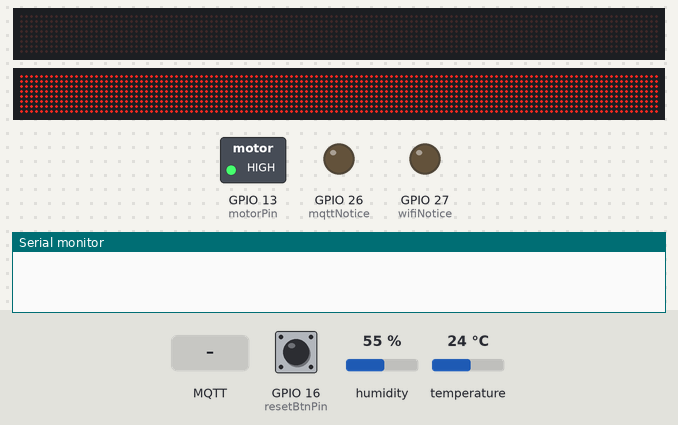
Recording of a sketch running on a simulated ESP32. On the bench: 2 × 128×8 LED matrix, switched loads named in the sketch (green lamp = pin HIGH), output pins drawn as LEDs (lit = HIGH), the last lines printed to the serial monitor. The inputs (shaded band) are chosen by the test bench; at power-on: temperature 24 °C, GPIO 16 (resetBtnPin) HIGH, humidity 55 %. WiFi joins after 1.5 s; servers stay silent unless stated; no MQTT or app messages arrive unless stated.

Above: at 2.6 s.
2.7 s: MQTT message "1" arrives on the first subscribed topic
At 3.7 s:
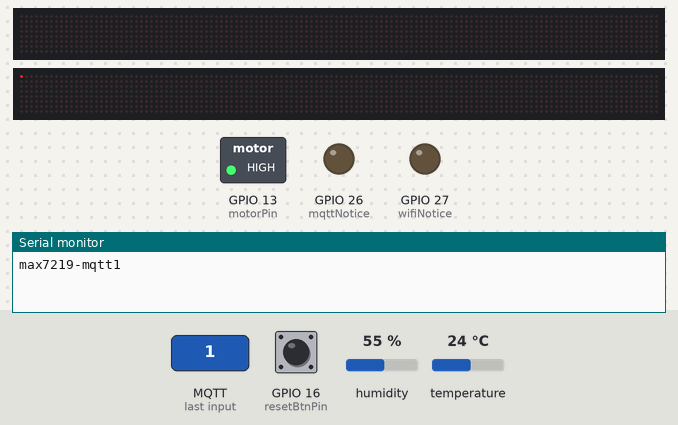
4.2 s: temperature set to 11 °C
6.6 s: temperature set to 8 °C
At 8.5 s:
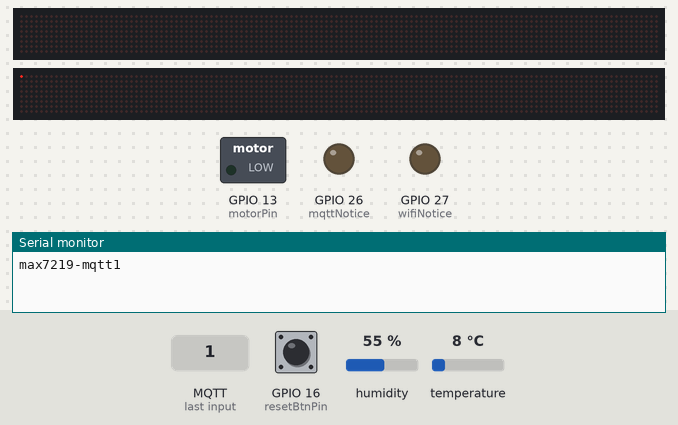
12.1 s: temperature set to 12 °C
At 14.6 s:
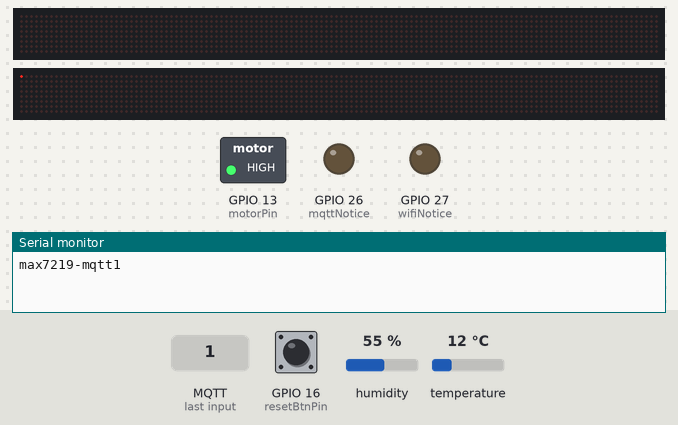
Timing chart, 0 to 16.0 s (numbered marks = the images above; inputs shaded):
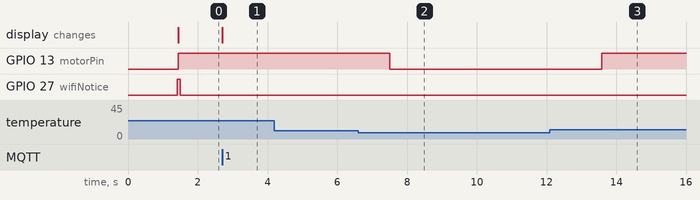

Measured:
- the behaviour switches between 10 and 9 °C on temperature (found by bisection; images 1 and 2)
- after the input at 2.7 s, the display: changes at once (image 1)
- after the input at 4.2 s, every drawn part: stays the same
- after the input at 6.6 s, GPIO 13 (motorPin): HIGH → LOW after 0.91 s
- after the input at 12.1 s, GPIO 13 (motorPin): LOW → HIGH after 1.5 s

The sketch:

MAX7219.ino
```cpp
#include <stdint.h>
#include <MD_Parola.h>
#include <MD_MAX72xx.h>
#define HARDWARE_TYPE MD_MAX72XX::GENERIC_HW
#define DEVICE_NUMBER 16
#include <WiFi.h>
#include <PubSubClient.h>
#define MQTT_SERVER_IP "mqttgo.io"
#define MQTT_SERVER_PORT 1883
#define MQTT_ID ""
#define MQTT_USERNAME ""
#define MQTT_PASSWORD ""
#include <DHT.h>
#include <ezButton.h>

// 彈跳按鈕
int resetBtnPin = 16;
ezButton resetBtn(resetBtnPin);
int btnDelay = 50;
// 迴圈最多跑幾次??
int maxLoop = 2;
// 溫度基準
float balanceTempture = 10;
// 濕度基準
float balanceHumi = 0;
// max7219顯示模式1
uint8_t mqtt1[16][8] = {{255, 255, 255, 255, 255, 255, 255, 255}, {255, 255, 255, 255, 255, 255, 255, 255}, {255, 255, 255, 255, 255, 255, 255, 255}, {255, 255, 255, 255, 255, 255, 255, 255},{255, 255, 255, 255, 255, 255, 255, 255}, {255, 255, 255, 255, 255, 255, 255, 255}, {255, 255, 255, 255, 255, 255, 255, 255}, {255, 255, 255, 255, 255, 255, 255, 255},
{255, 255, 255, 255, 255, 255, 255, 255}, {255, 255, 255, 255, 255, 255, 255, 255}, {255, 255, 255, 255, 255, 255, 255, 255}, {255, 255, 255, 255, 255, 255, 255, 255},{255, 255, 255, 255, 255, 255, 255, 255}, {255, 255, 255, 255, 255, 255, 255, 255}, {255, 255, 255, 255, 255, 255, 255, 255}, {255, 255, 255, 255, 255, 255, 255, 255}};
// max7219顯示模式2
uint8_t mqtt2[16][8] = {{0, 0, 0, 0, 0, 0, 0, 0}, {0, 0, 0, 0, 0, 0, 0, 0}, {0, 0, 0, 0, 0, 0, 0, 0}, {0, 0, 0, 0, 0, 0, 0, 0},{0, 0, 0, 0, 0, 0, 0, 0}, {0, 0, 0, 0, 0, 0, 0, 0}, {0, 0, 0, 0, 0, 0, 0, 0}, {0, 0, 0, 0, 0, 0, 0, 0},
{0, 0, 0, 0, 0, 0, 0, 0}, {0, 0, 0, 0, 0, 0, 0, 0}, {0, 0, 0, 0, 0, 0, 0, 0}, {0, 0, 0, 0, 0, 0, 0, 0},{0, 0, 0, 0, 0, 0, 0, 0}, {0, 0, 0, 0, 0, 0, 0, 0}, {0, 0, 0, 0, 0, 0, 0, 0}, {0, 0, 0, 0, 0, 0, 0, 0}};
// char *max7219Char;
// String max7219Str="";
MD_Parola myDisplay = MD_Parola(HARDWARE_TYPE,25,32,33,DEVICE_NUMBER);
MD_MAX72XX mx = MD_MAX72XX(HARDWARE_TYPE,25,32,33,DEVICE_NUMBER);

// wifi 連線資料
char _lwifi_ssid[] = "Gary";
char _lwifi_pass[] = "0972728710";
//char _lwifi_ssid[] = "CMoney";
//char _lwifi_pass[] = "xyz8888888";
// MQTT接收的主題
String receivedTopic="";
// MQTT接收的資料
String receivedMsg="";
// bool waitForE=true;
// bool ended=true;
// bool pubCtrl=false;
WiFiClient mqttClient;
PubSubClient myClient(mqttClient);
DHT dht11_p25(23, DHT11);
// 把MQTT字串轉為 max7219用的資料，所需要的暫存參數
uint8_t myBitmap_max7219[8] ={0};
// 若連不上MQTT，延遲N秒再嘗試
int connectMQTTDelay = 2000;
// 若連不上wifi，延遲N秒再嘗試
int connectWIFIDelay = 500;
// HC-SR501紅外線模組
int infraredPin = 4;
int lastInfraredMode = 0; // 上次運行哪一種模式?  0是紅外線沒偵測到人
int infraedFunc = 0; // 紅外線功能是否開啟
// 馬達功能是否開啟
int motorPin = 13;
int motorFunc = 1;
// LED提示連線PIN
int wifiNotice = 27;
int mqttNotice = 26;
// MQTT 所要連上的Topic
String mqtt1Topic = "max7219-mqtt1";
String mqtt2Topic = "max7219-mqtt2";
String mqtt_Setting = "max7219-setting";
//
void connectMQTT(bool needDelay = true){
  int impLoop = 0;
  if(needDelay){
    while (!myClient.connected() && impLoop < maxLoop){
      if (!myClient.connect(MQTT_ID,MQTT_USERNAME,MQTT_PASSWORD)){
        delay(connectMQTTDelay);
        impLoop++;
      }
    }
  }
  myClient.connect(MQTT_ID,MQTT_USERNAME,MQTT_PASSWORD);
  myClient.subscribe(String(mqtt1Topic).c_str());
  myClient.subscribe(String(mqtt2Topic).c_str());
  myClient.subscribe(String(mqtt_Setting).c_str());
}

void connectWIFI(bool needDelay = true){
  WiFi.disconnect();
  WiFi.softAPdisconnect(true);
  WiFi.mode(WIFI_STA);
  WiFi.begin(_lwifi_ssid, _lwifi_pass);
  int impLoop = 0;
  if(needDelay){
    while (WiFi.status() != WL_CONNECTED && impLoop < maxLoop){
      delay(connectWIFIDelay);
      impLoop++;
    }
  }
  delay(300);
}

void strToUint8(String str, uint8_t mqtt[][8],int rows,int cols) {
  for (int i = 0; i < rows; i++) {
    for (int j = 0; j < cols; j++) {
      String subStr = str.substring((i * 8 + j) * 8, (i * 8 + j + 1) * 8);
      mqtt[i][j] = strtol(subStr.c_str(), NULL, 2);
    }
  }
}

void mqttCallback(char* topic, byte* payload, unsigned int length){
  receivedTopic=String(topic);
  receivedMsg="";
  for (unsigned int myIndex = 0; myIndex < length; myIndex++)
  {
    receivedMsg += (char)payload[myIndex];
  }
  receivedMsg.trim();
  Serial.println(receivedTopic);
  if(receivedTopic == mqtt1Topic){
    strToUint8(receivedMsg, mqtt1,16,8);
  }
  if(receivedTopic == mqtt2Topic){
    strToUint8(receivedMsg, mqtt2,16,8);
  }
  if(receivedTopic == mqtt_Setting){
    infraedFunc = receivedMsg.charAt(0) - '0';
    motorFunc = receivedMsg.charAt(1) - '0';;
  }
  if(!infraedFunc){
    initMax7219(mqtt1);
    lastInfraredMode = 0;
  }; // 紅外線功能沒有開啟，則預設顯示MQTT1
}

void initMax7219(byte mqtt[16][8]){
  for(int i=0;i<DEVICE_NUMBER;i++){
    for(int j=0;j<8;j++){
      myBitmap_max7219[j]=mqtt[i][j];
    }
    mx.setBuffer((DEVICE_NUMBER-i)*8-1, 8, myBitmap_max7219);
  }
}


void setup()
{
  Serial.begin(115200);
  // 防彈跳按鈕的延遲
  resetBtn.setDebounceTime(btnDelay);
  pinMode(resetBtnPin, INPUT_PULLUP);
  // max7219初始化
  myDisplay.begin();
  myDisplay.displayClear();
  mx.begin();
//  mx.control(MD_MAX72XX::INTENSITY, 0);
  mx.control(MD_MAX72XX::INTENSITY, 15);
  // HC-HR501
  pinMode(infraredPin, INPUT);
  digitalWrite(infraredPin, LOW);
  // WIFI提示的LED狀態
  pinMode(wifiNotice, OUTPUT);
  digitalWrite(wifiNotice, LOW);
  // MQTT提示的LED狀態
  pinMode(mqttNotice, OUTPUT);
  digitalWrite(mqttNotice, LOW);
  // WIFI連線
  connectWIFI();
  // MQTT
  myClient.setServer(MQTT_SERVER_IP, MQTT_SERVER_PORT);
  myClient.setCallback(mqttCallback);
  connectMQTT();
  dht11_p25.begin();
  // 宣告馬達驅動
  pinMode(motorPin, OUTPUT);
  digitalWrite(motorPin, LOW);
  // 預設顯示mqtt1
  initMax7219(mqtt1);
}

void loop()
{
  myClient.loop();
  resetBtn.loop();
  //
  if(resetBtn.isPressed()) {
    Serial.println("按鈕被按下");
    if ((WiFi.status() != WL_CONNECTED)) {
      connectWIFI();
    }
    if(!myClient.connected()) {
      connectMQTT();
    }
  }

  if ((WiFi.status() != WL_CONNECTED)) {
    digitalWrite(wifiNotice, HIGH);
  } else {
    digitalWrite(wifiNotice, LOW);
  }

  if (!myClient.connected()) {
    digitalWrite(mqttNotice, HIGH);
  } else {
    digitalWrite(mqttNotice, LOW);
  }

  // 馬達驅動
  if(motorFunc){
    if (dht11_p25.readTemperature() >= balanceTempture && dht11_p25.readHumidity() >= balanceHumi) {
      // 馬達驅動
      digitalWrite(motorPin, HIGH);
    } else {
      // 馬達驅動
      digitalWrite(motorPin, LOW);
    }
  }else{
      digitalWrite(motorPin, LOW);
  }
  // 預設沒有紅外線
  if(infraedFunc){
    // 紅外線沒偵測，高電位表示有人
    // 若沒人，顯示1
    // 若有人，顯示2
    if (!digitalRead(infraredPin) && lastInfraredMode==1) {
      initMax7219(mqtt1);
      lastInfraredMode = 0;
    } else if(digitalRead(infraredPin) && lastInfraredMode==0){
      initMax7219(mqtt2);
      lastInfraredMode = 1;
    }
  }else{
    // 若沒有紅外線則會顯示 第一模式
    lastInfraredMode = 0;
  }

  // max7219 重複顯示
  if (myDisplay.displayAnimate()) {myDisplay.displayReset();}

}
```
